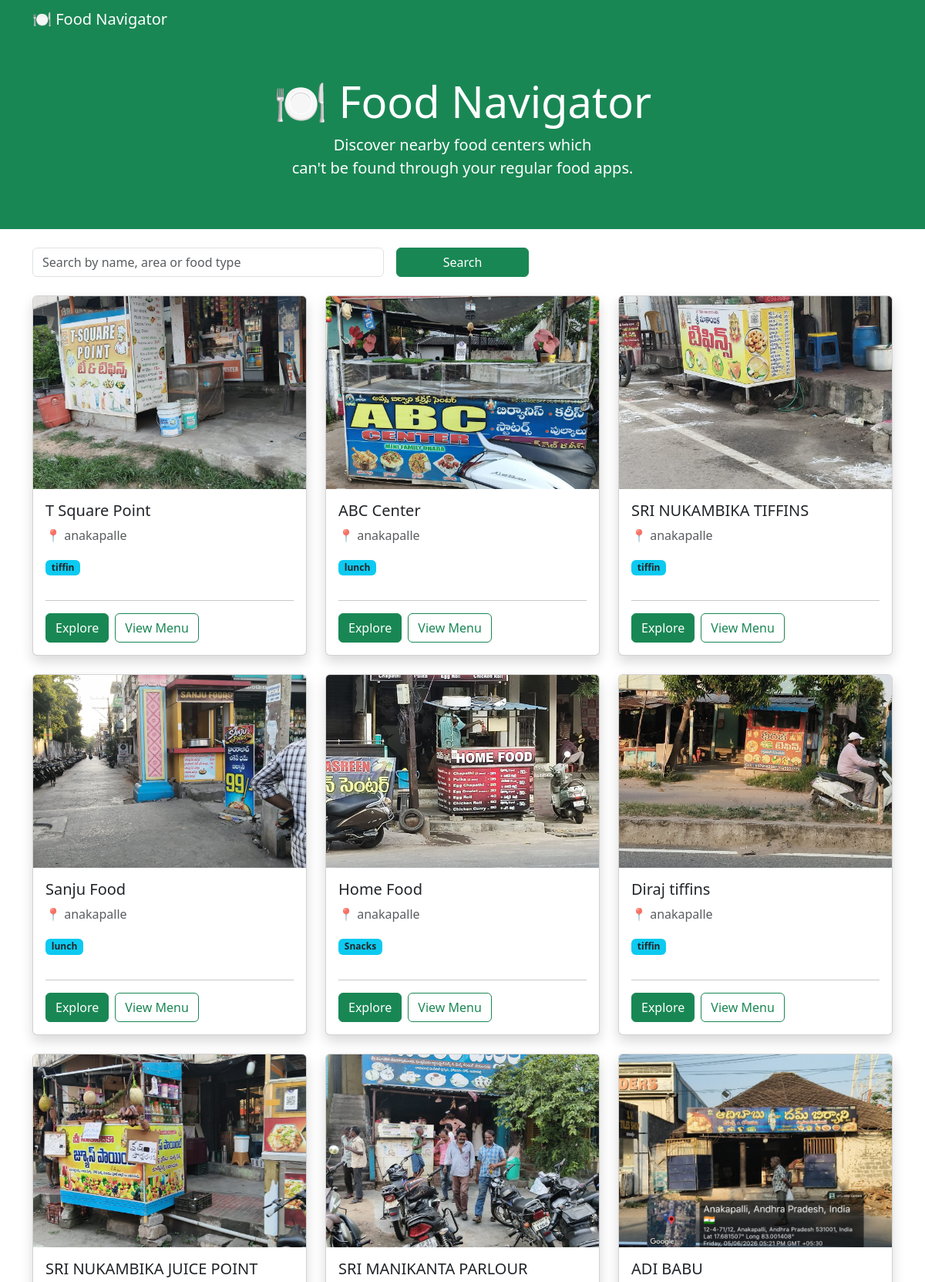
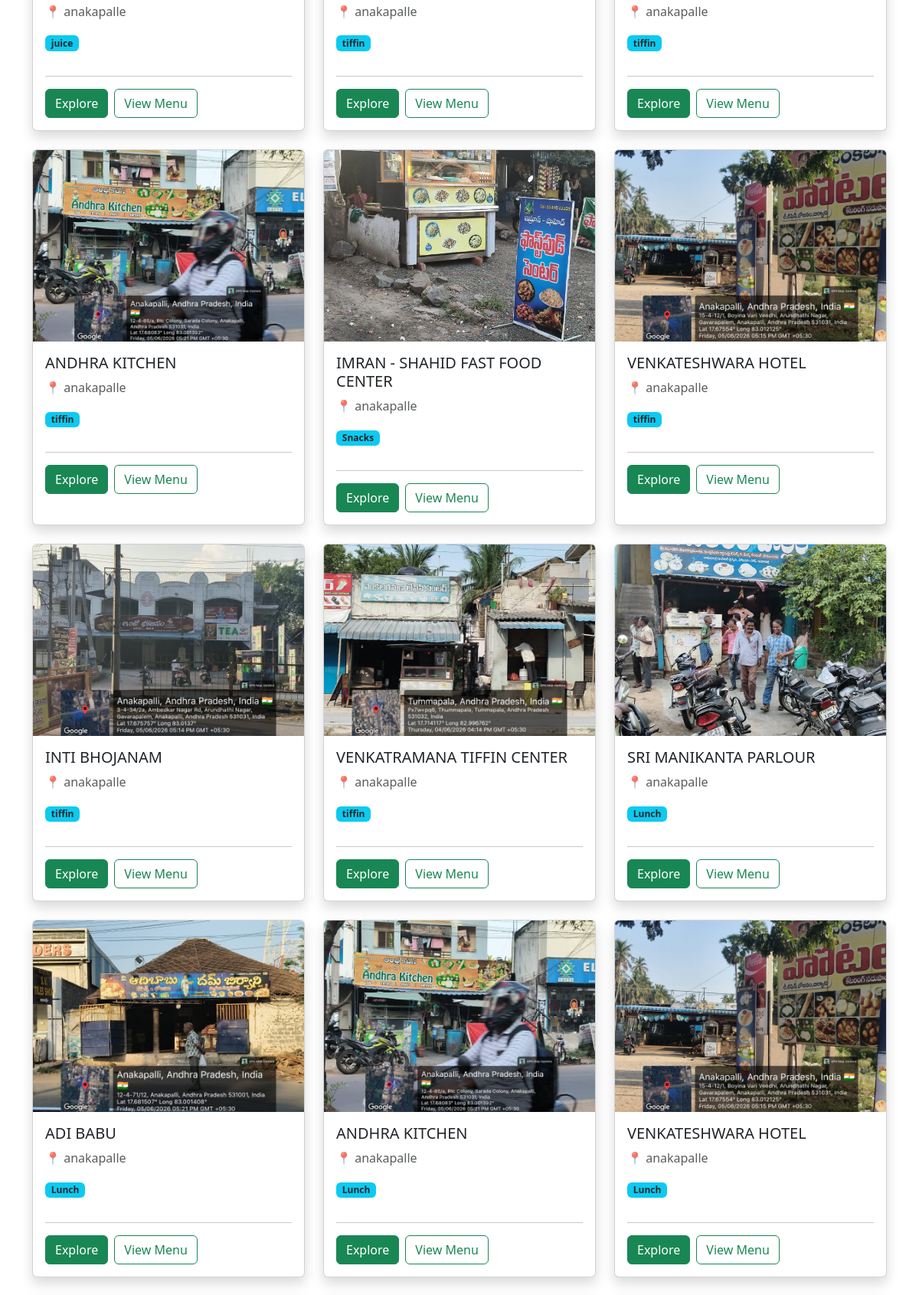
The page / (upper part) on the database its author committed (2 pictures, top to bottom).
### tables this page shows
CREATE TABLE food_centers (
    name TEXT NOT NULL,
    area TEXT NOT NULL,
    latitude REAL NOT NULL,
    longitude REAL NOT NULL,
    food_type TEXT,
    average_price INTEGER,
    opening_time TEXT,
    closing_time TEXT
, shop_image TEXT, menu_image TEXT);

### app.py (the view, shortened to what this page needs)
@app.route('/')
def home():
    search_query = request.args.get('search', '').lower()
    food_mapping = {
    "idly": "tiffin",
    "idli": "tiffin",
    "dosa": "tiffin",
    "vada": "tiffin",
    "poori": "tiffin",
    "upma": "tiffin",
    "chicken": "lunch",
    "biryani" :"lunch",
    "meals": "lunch",
    "rice": "lunch",
    "tea": "beverages",
    "coffee": "beverages",
    "juice": "beverages",
    "cake": "bakery",
    "puff": "bakery"
}
    if search_query in food_mapping:
     search_query = food_mapping[search_query]
    conn = get_db_connection()
    query = "SELECT * FROM food_centers WHERE 1=1"
    params = []
    foods = conn.execute(query, params).fetchall()
    conn.close()
    return render_template(
        'index.html',
        foods=foods,
        search_query=search_query
    )

### app.py (called while the page is built)
def get_db_connection():
    conn = sqlite3.connect("database.db")
    conn.row_factory = sqlite3.Row
    return conn

### templates/index.html (shortened to what this page needs)
<!DOCTYPE html>
<html>
<head>
    <link href="https://cdn.jsdelivr.net/npm/bootstrap@5.3.6/dist/css/bootstrap.min.css" rel="stylesheet">
</head>
<body>
<nav class="navbar navbar-dark bg-success">
    <div class="container">
        <span class="navbar-brand mb-0 h1">🍽 Food Navigator</span>
    </div>
</nav>
<div class="container-fluid bg-success text-white py-5">
    <div class="container text-center">
        <h1 class="display-4">🍽 Food Navigator</h1>
        <p class="lead">Discover nearby food centers which<br> can't be found through your regular food apps.</p>
    </div>
</div>
<div class="container mt-4">
    <form method="GET" class="row g-3 mb-4">
        <div class="col-md-5">
            <input type="text" class="form-control" name="search" placeholder="Search by name, area or food type" value="{{ search_query }}">
        </div>
        <div class="col-md-2">
            <button class="btn btn-success w-100">Search</button>
        </div>
    </form>
    <div class="row">
        {% for food in foods %}
        <div class="col-md-4 mb-4">
            <div class="card shadow h-100">
                <img src="{{ url_for('static', filename='images/shops images/' + food['shop_image']) }}"
                     class="card-img-top" style="height:250px; object-fit:cover;" alt="{{ food['name'] }}">
                <div class="card-body">
                    <h5>{{ food['name'] }}</h5>
                    <p class="text-muted">📍 {{ food['area'] }}</p>
                    <p class="badge bg-info text-dark">{{ food['food_type'] }}</p>
                    <hr>
                    <div class="d-flex gap-2">
                        <button class="btn btn-success" data-bs-toggle="collapse" data-bs-target="#details{{ loop.index }}">
                            Explore
                        </button>
                        <button class="btn btn-outline-success" data-bs-toggle="modal" data-bs-target="#menuModal{{ loop.index }}">
                            View Menu
                        </button>
                    </div>
                </div>
            </div>
        </div>
        {% endfor %}
    </div>
</div>
</body>
</html>

### rows shown on the page
food_centers: shop_image (picture), name "T Square Point", area "anakapalle", food_type "tiffin"
food_centers: shop_image (picture), name "ABC Center", area "anakapalle", food_type "lunch"
food_centers: shop_image (picture), name "SRI NUKAMBIKA TIFFINS", area "anakapalle", food_type "tiffin"
food_centers: shop_image (picture), name "Sanju Food", area "anakapalle", food_type "lunch"
food_centers: shop_image (picture), name "Home Food", area "anakapalle", food_type "Snacks"
food_centers: shop_image (picture), name "Diraj tiffins", area "anakapalle", food_type "tiffin"
food_centers: shop_image (picture), name "SRI NUKAMBIKA JUICE POINT", area "anakapalle", food_type "juice"
food_centers: shop_image (picture), name "SRI MANIKANTA PARLOUR", area "anakapalle", food_type "tiffin"
food_centers: shop_image (picture), name "ADI BABU", area "anakapalle", food_type "tiffin"
food_centers: shop_image (picture), name "ANDHRA KITCHEN", area "anakapalle", food_type "tiffin"
food_centers: shop_image (picture), name "IMRAN - SHAHID FAST FOOD CENTER", area "anakapalle", food_type "Snacks"
food_centers: shop_image (picture), name "VENKATESHWARA HOTEL", area "anakapalle", food_type "tiffin"
food_centers: shop_image (picture), name "INTI BHOJANAM", area "anakapalle", food_type "tiffin"
food_centers: shop_image (picture), name "VENKATRAMANA TIFFIN CENTER", area "anakapalle", food_type "tiffin"
food_centers: shop_image (picture), name "SRI MANIKANTA PARLOUR", area "anakapalle", food_type "Lunch"
food_centers: shop_image (picture), name "ADI BABU", area "anakapalle", food_type "Lunch"
food_centers: shop_image (picture), name "ANDHRA KITCHEN", area "anakapalle", food_type "Lunch"
food_centers: shop_image (picture), name "VENKATESHWARA HOTEL", area "anakapalle", food_type "Lunch"
